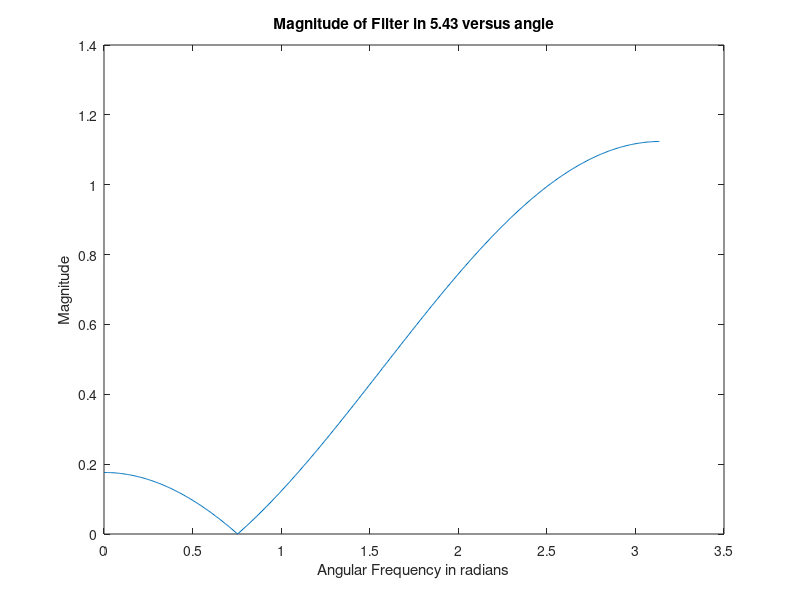
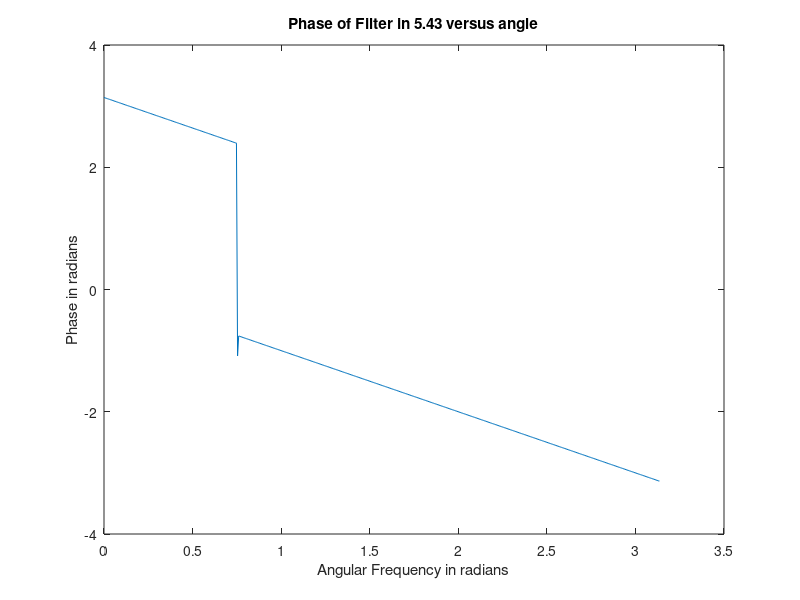

MATLAB code for these plots, in order:
%Author: Brian Wilcox
%Class: EECE 5666
%Date: 3/4/2017
%Problem 5.43 graphing

%Define b, a, and N
b = -0.325.*[1 -2*cos(6*pi/25) 1];
a = 1;
N = 500;

%Compute frequency response as well as magnitude and phase response
[H, w] = freqz(b,a,N);
phase = angle(H);
mag = abs(H);

figure(1);
plot(w,mag)
title('Magnitude of Filter in 5.43 versus angle')
xlabel('Angular Frequency in radians');
ylabel('Magnitude');

figure(2);
plot(w,phase)
title('Phase of Filter in 5.43 versus angle')
xlabel('Angular Frequency in radians');
ylabel('Phase in radians');
